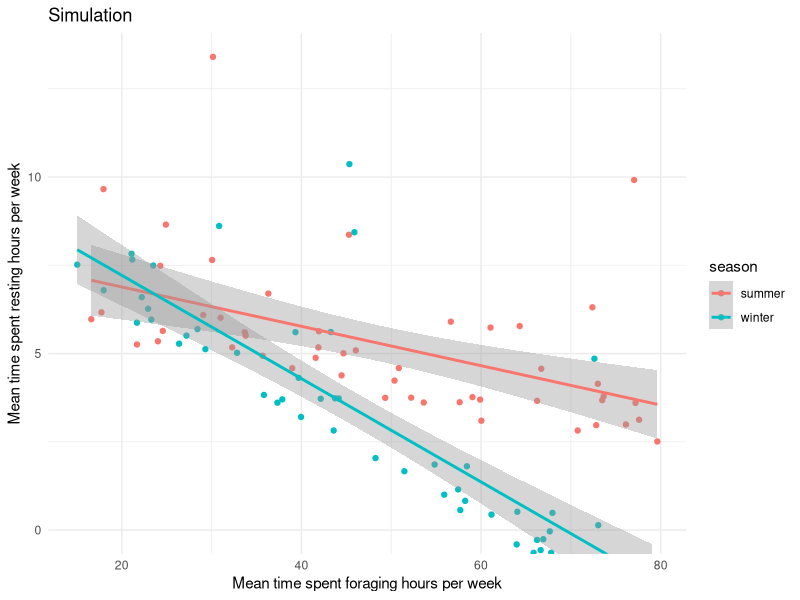
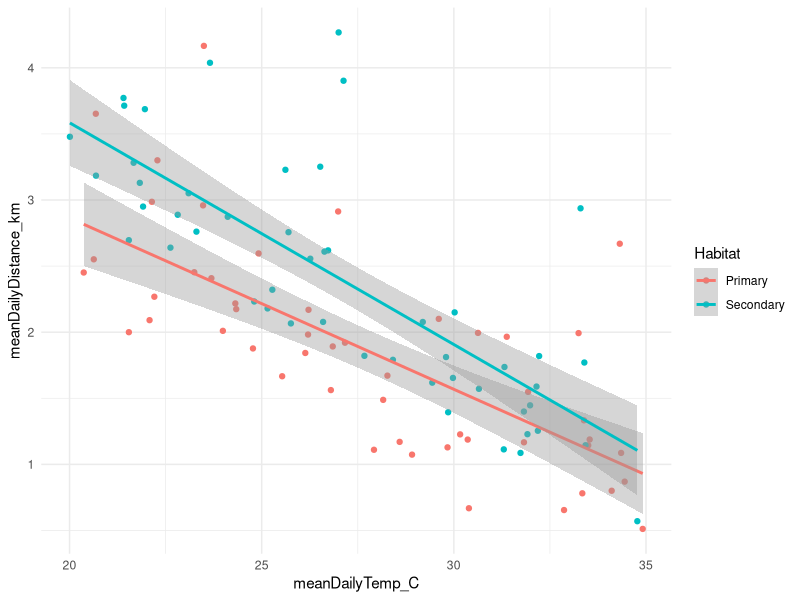

R code for these plots, in order:
######################
##### HW 11 ######
## Sophia Mummert ####
#######################

## libraries ##
library(readxl)
library(dplyr)
library(ggplot2)

# set seed
set.seed(123)

# simulated IDs
n <- 100

# create a two-level categorical variable
season = factor(rep(c("summer", "winter"), each = n/2))

# continuous covariate x
time_spent_foraging = runif(n, min = 15, max = 80)

# parameters
beta_0 = 6  # intercept for Summer
beta_1 = -.05 # slope Summer
beta_2 = 3 # intercept dif for Winter
beta_3 = -.10 # slope dif for Winter

# varience
error = rlnorm(n, meanlog = 0, sdlog = 1)

# generate y depending on group
time_spent_resting = beta_0 +
  beta_1 * time_spent_foraging +
  beta_2 * (season == "winter") +
  beta_3 * time_spent_foraging * (season == "winter") +
  error

# dataframe
df <- data.frame(time_spent_resting, time_spent_foraging, season)
head(df)

ggplot(df, aes(x = time_spent_foraging, y = time_spent_resting, color = season)) +
  geom_point() +
  geom_smooth(method = "lm", se = TRUE) +
  coord_cartesian(ylim = c(0, NA)) +
  theme_minimal() +
  labs(title = "Simulation",
       x = "Mean time spent foraging hours per week",
       y = "Mean time spent resting hours per week")

write.csv(df, "baboon_sim_data.csv", row.names = FALSE)

######################## OBJ 1 #################################
# The chacma baboons at NVBP faces ecological pressure in the winter season
# in nutrition available in their Afrotemperate habitat. With this seasonal
# flux in nutrient availability, they face changes to activity budgets, seeing
# a decrease in activities such as resting. This is due to an
# increased amount of time spent on foraging, as their preferred foodds are not
# available. 

# Does the chacma baboon's face a seasonal difference in time spent resting
# in response to the time spent foraging?

#Two-level factor (Season): Summer vs. Winter 
#Continuous predictor: Mean time spent foraging in hours per week
#Response Variable: Mean time spent resting in hours per week

######################## OBJ 2 ##### (from Maddie) ############
#Scenario: Primate habitats are often fragmented due to anthropogenic pressures
#such as deforestation and land-use change.Researchers are intereste in 
#understanding how habitat type (primary vs. secondary forest) and temperature 
#influence the daily travel distance of primates, and whether the effect of
#temperature on travel distance differs between habitat types due to differing 
#food distributions and tree cover.

#Question: How does temperature and habitat affect travel distance, and do monkeys 
#in Primary and Secondary forests respond differently to changes in mean daily 
#temperature in terms of their daily travel distance?

#Variables:
#   Two-level factor: habitat ("Primary" and "Secondary")
#   Continuous predictor: meanDailyTemp_C (mean daily temperature in Celsius)
#   Response variable: meanDailyDistance_km (mean daily travel distance in kilometers)


# pull in Maddie's sim data
monkey_travel_df = read.csv("monkey_travel_data.csv")

# Check with model 1
model1 = lm(meanDailyDistance_km ~ meanDailyTemp_C * Habitat, data = monkey_travel_df)
anova(model1)
#can drop meanDailyTemp_C:habitat bc not significant

# fit model 2
model2 = lm(meanDailyDistance_km ~ meanDailyTemp_C + Habitat, data = monkey_travel_df)
anova(model2)

#meanDailyDistance_km: p < .05 significant
#Habitat: p < .05 significant
#meanDailyTemp_C:Habitat: p > .05 not significant

summary(model2)
###estimates:###
#Beta_0 = 5.9537, Beta_1 = -0.14, Beta_2 .43574, Beta_3 = -0.01 (?)

# These results show that mean daily temp had significant effects on daily travel 
# distance, such that when mean temp increased, daily distance in km decreased. 
# Additionally, living in a primary or secondary forest showed a significant
# difference in mean daily travel distances, such that in secondary forests
# primates are traveling more per day. 
# However, since mean daily temp x habitat differences was not significant, 
# that means that primary and secondary forests do not respond differently to
# temperature changes. This would mean the graph of these are showing parallel 
# slopes. 

# running a plot of Maddie's to see it
ggplot(monkey_travel_df, aes(x = meanDailyTemp_C, y = meanDailyDistance_km, color = Habitat)) +
  geom_point() +
  geom_smooth(method = "lm", se = TRUE) +
  theme_minimal() 

# I was correct about Maddie's ecological question. My parameters were 
# beta_0 = 4, beta_1 = -0.12 beta_2 = 2, beta_3 = -0.05, which were different
# compared to my estimates. I think I am confused on the beta_3 metric, because
# I didn't know where to pull that from on the model2 ANOVA test. I just went based
# off of assuming that the difference in slope would be slight.
